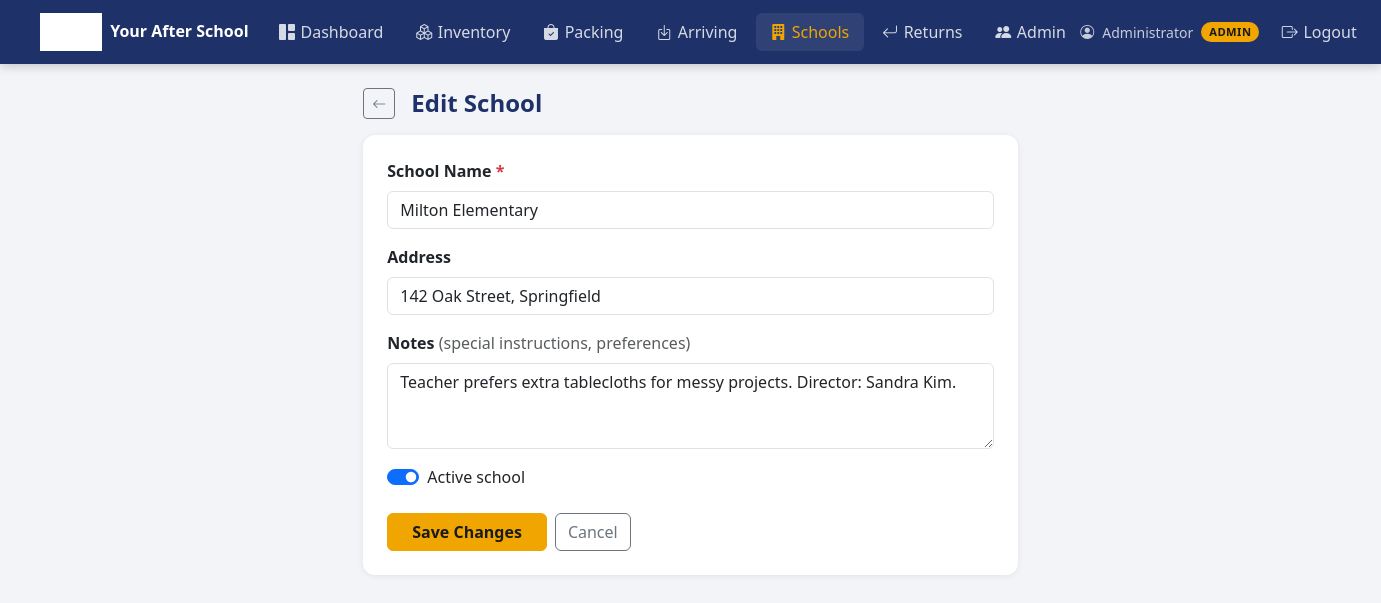
/schools/2/edit (signed in), run on the app's committed database.
### tables this page shows
CREATE TABLE users (
    id            INTEGER PRIMARY KEY AUTOINCREMENT,
    username      TEXT    UNIQUE NOT NULL,
    password_hash TEXT    NOT NULL,
    full_name     TEXT,
    role          TEXT    NOT NULL DEFAULT 'packer', -- admin, packer, site_director, teacher
    school_id     INTEGER,
    active        INTEGER DEFAULT 1,
    created_at    TIMESTAMP DEFAULT CURRENT_TIMESTAMP,
    FOREIGN KEY (school_id) REFERENCES schools(id)
);

CREATE TABLE schools (
    id         INTEGER PRIMARY KEY AUTOINCREMENT,
    name       TEXT NOT NULL,
    address    TEXT,
    notes      TEXT,
    active     INTEGER DEFAULT 1,
    created_at TIMESTAMP DEFAULT CURRENT_TIMESTAMP
);

### app.py (the view, shortened to what this page needs)
@app.route('/schools/<int:school_id>/edit', methods=['GET', 'POST'])
@role_required('admin')
def school_edit(school_id):
    db     = get_db()
    school = db.execute('SELECT * FROM schools WHERE id=?', [school_id]).fetchone()
    db.close()
    return render_template('schools/form.html', school=school)

### app.py (called while the page is built)
def get_db():
    db = sqlite3.connect(DATABASE)
    db.row_factory = sqlite3.Row
    db.execute("PRAGMA foreign_keys = ON")
    return db

@login_manager.user_loader
def load_user(uid):
    db = get_db()
    row = db.execute('SELECT * FROM users WHERE id = ?', [uid]).fetchone()
    db.close()
    return User(row) if row else None

def role_required(*roles):
    def dec(f):
        @wraps(f)
        @login_required
        def wrapped(*args, **kw):
            if current_user.role == 'site_director':
                return redirect(url_for('director_portal'))
            if current_user.role not in roles:
                flash('You do not have permission to view that page.', 'danger')
                return redirect(url_for('dashboard'))
            return f(*args, **kw)
        return wrapped
    return dec

    @property
    def display_role(self):
        return {'admin': 'Admin', 'packer': 'Packer',
                'site_director': 'Site Director',
                'teacher': 'Teacher'}.get(self.role, self.role)

### templates/schools/form.html (shortened to what this page needs)
{% extends 'base.html' %}
{% block content %}
<div class="row justify-content-center">
  <div class="col-lg-6">
    <div class="d-flex align-items-center gap-3 mb-3">
      <a href="{{ url_for('schools') }}" class="btn btn-outline-secondary btn-sm">
        <i class="bi bi-arrow-left"></i>
      </a>
      <h4 class="mb-0 fw-bold" style="color:var(--navy)">
        {{ 'Edit School' if school else 'Add School' }}
      </h4>
    </div>
    <div class="card">
      <div class="card-body p-4">
        <form method="post">
          <div class="mb-3">
            <label class="form-label fw-semibold">School Name <span class="text-danger">*</span></label>
            <input type="text" name="name" class="form-control"
                   value="{{ school.name if school else '' }}" required>
          </div>
          <div class="mb-3">
            <label class="form-label fw-semibold">Address</label>
            <input type="text" name="address" class="form-control"
                   value="{{ school.address if school else '' }}"
                   placeholder="Street address...">
          </div>
          <div class="mb-3">
            <label class="form-label fw-semibold">Notes <span class="text-muted fw-normal">(special instructions, preferences)</span></label>
            <textarea name="notes" class="form-control" rows="3"
                      placeholder="e.g. This school prefers extra tablecloths, teacher likes additional supplies...">{{ school.notes if school else '' }}</textarea>
          </div>
          {% if school %}
          <div class="mb-4">
            <div class="form-check form-switch">
              <input class="form-check-input" type="checkbox" name="active" id="active"
                     {% if school.active %}checked{% endif %}>
              <label class="form-check-label" for="active">Active school</label>
            </div>
          </div>
          {% endif %}
          <div class="d-flex gap-2">
            <button type="submit" class="btn btn-gold px-4">
              {{ 'Save Changes' if school else 'Add School' }}
            </button>
            <a href="{{ url_for('schools') }}" class="btn btn-outline-secondary">Cancel</a>
          </div>
        </form>
      </div>
    </div>
  </div>
</div>
{% endblock %}

### templates/base.html (shortened to what this page needs)
<!DOCTYPE html>
<html lang="en">
<head>
  <link rel="stylesheet" href="https://cdn.jsdelivr.net/npm/bootstrap@5.3.2/dist/css/bootstrap.min.css">
  <link rel="stylesheet" href="https://cdn.jsdelivr.net/npm/bootstrap-icons@1.11.3/font/bootstrap-icons.min.css">
  <link rel="stylesheet" href="{{ url_for('static', filename='css/style.css') }}">
</head>
<body>
{% if current_user.is_authenticated %}
<nav class="navbar navbar-expand-lg">
  <div class="container-fluid px-4">
    <a class="navbar-brand" href="{{ url_for('dashboard') }}">
      <img src="{{ url_for('static', filename='logo.jpg') }}" alt="YAS" onerror="this.style.display='none'">
      <span class="navbar-brand-text">Your After School</span>
    </a>
    <div class="collapse navbar-collapse" id="mainNav">
      <ul class="navbar-nav me-auto gap-1">
        {% if current_user.role == 'site_director' %}
        <li class="nav-item">
          <a class="nav-link {% if request.endpoint == 'director_portal' %}active{% endif %}"
             href="{{ url_for('director_portal') }}">
            <i class="bi bi-grid-1x2-fill"></i> My School
          </a>
        </li>
        {% else %}
        <li class="nav-item">
          <a class="nav-link {% if request.endpoint == 'dashboard' %}active{% endif %}"
             href="{{ url_for('dashboard') }}">
            <i class="bi bi-grid-1x2-fill"></i> Dashboard
          </a>
        </li>
        <li class="nav-item">
          <a class="nav-link {% if 'inventory' in (request.endpoint or '') %}active{% endif %}"
             href="{{ url_for('inventory') }}">
            <i class="bi bi-boxes"></i> Inventory
          </a>
        </li>
        <li class="nav-item">
          <a class="nav-link {% if 'packing' in (request.endpoint or '') %}active{% endif %}"
             href="{{ url_for('packing') }}">
            <i class="bi bi-bag-check-fill"></i> Packing
          </a>
        </li>
        <li class="nav-item">
          <a class="nav-link {% if 'arriving' in (request.endpoint or '') %}active{% endif %}"
             href="{{ url_for('arriving') }}">
            <i class="bi bi-box-arrow-in-down"></i> Arriving
          </a>
        </li>
        <li class="nav-item">
          <a class="nav-link {% if 'school' in (request.endpoint or '') %}active{% endif %}"
             href="{{ url_for('schools') }}">
            <i class="bi bi-building-fill"></i> Schools
          </a>
        </li>
        <li class="nav-item">
          <a class="nav-link {% if 'return' in (request.endpoint or '') %}active{% endif %}"
             href="{{ url_for('returns') }}">
            <i class="bi bi-arrow-return-left"></i> Returns
          </a>
        </li>
        {% if current_user.role == 'admin' %}
        <li class="nav-item">
          <a class="nav-link {% if 'admin' in (request.endpoint or '') %}active{% endif %}"
             href="{{ url_for('admin_users') }}">
            <i class="bi bi-people-fill"></i> Admin
          </a>
        </li>
        {% endif %}
        {% endif %}
      </ul>
      <ul class="navbar-nav align-items-center gap-2">
        <li class="nav-item d-flex align-items-center gap-2" style="color:rgba(255,255,255,0.75);font-size:.875rem;">
          <i class="bi bi-person-circle"></i>
          <span>{{ current_user.full_name or current_user.username }}</span>
          <span class="role-badge">{{ current_user.display_role }}</span>
        </li>
        <li class="nav-item">
          <a class="nav-link" href="{{ url_for('logout') }}">
            <i class="bi bi-box-arrow-right"></i> Logout
          </a>
        </li>
      </ul>
    </div>
  </div>
</nav>
{% endif %}
<div class="{% if current_user.is_authenticated %}container-fluid py-4 px-4{% endif %}">
  {% block content %}{% endblock %}
</div>
</body>
</html>

### static/css/style.css (style rules this page uses)
:root { --navy: #1E3269; --navy-light: #2a4494; --navy-dark: #152448; --gold: #F0A500; --gold-dark: #c88900; --bg: #f2f4f8; --white: #ffffff; --text: #2c3e50; --muted: #6c757d; --border: #dee2e6; --success: #198754; --warning: #ffc107; --danger: #dc3545; }
body { background: var(--bg); color: var(--text); font-family: 'Segoe UI', system-ui, -apple-system, sans-serif; min-height: 100vh; }
.navbar { background: var(--navy) !important; box-shadow: 0 2px 10px rgba(0,0,0,0.2); padding: 0.5rem 1rem; }
.navbar-brand { display: flex; align-items: center; gap: 0.5rem; text-decoration: none; }
.navbar-brand img { height: 38px; filter: brightness(0) invert(1); }
.navbar-brand-text { color: white; font-weight: 700; font-size: 1rem; line-height: 1.2; }
.navbar .nav-link { color: rgba(255,255,255,0.82) !important; font-weight: 500; padding: 0.45rem 0.9rem !important; border-radius: 6px; transition: background 0.15s, color 0.15s; display: flex; align-items: center; gap: 0.35rem; }
.navbar .nav-link.active { color: var(--gold) !important; background: rgba(255,255,255,0.08); }
.role-badge { background: var(--gold); color: #1a1a1a; font-size: 0.7rem; font-weight: 700; padding: 2px 8px; border-radius: 12px; text-transform: uppercase; letter-spacing: 0.04em; }
.card { border: none; border-radius: 12px; box-shadow: 0 1px 6px rgba(0,0,0,0.07); margin-bottom: 1.5rem; }
.btn-gold { background: var(--gold); border-color: var(--gold); color: #1a1a1a; font-weight: 600; }

### data on the page
users: full_name "Administrator"
schools: name "Milton Elementary", address "142 Oak Street, Springfield", notes "Teacher prefers extra tablecloths for messy projects. Director: Sandra Kim.", active "☑"

### other printed values
{{ current_user.display_role }} "ADMIN"
{{ 'Edit School' if school else 'Add School' }} "Edit School"
{{ 'Save Changes' if school else 'Add School' }} "Save Changes"
